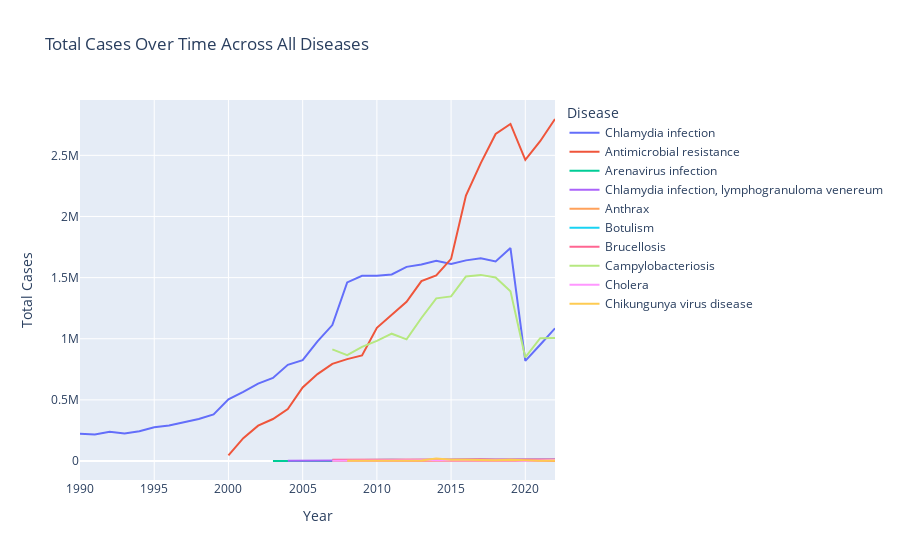
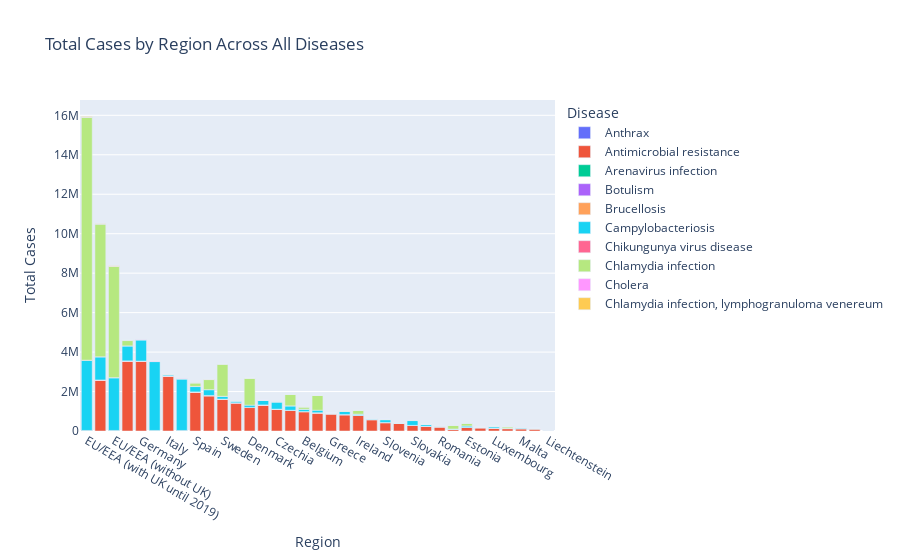

The code cell stored with these charts, in order, in its notebook:
### Code cell
import pandas as pd

# Combine all datasets into one for time series analysis
all_data_combined = pd.concat(datasets_cleaned.values())

# Aggregate data over time across all diseases
total_cases_over_time = all_data_combined.groupby(['Time', 'HealthTopic'])['NumValue'].sum().reset_index()

# Create a Plotly line plot for total cases over time across all diseases
fig_time = px.line(total_cases_over_time, x='Time', y='NumValue', color='HealthTopic', 
                   title='Total Cases Over Time Across All Diseases',
                   labels={'NumValue': 'Total Cases', 'Time': 'Year', 'HealthTopic': 'Disease'})
fig_time.show()

# Aggregate data by region across all diseases
total_cases_by_region = all_data_combined.groupby(['RegionName', 'HealthTopic'])['NumValue'].sum().reset_index()

# Create a Plotly bar plot for total cases by region across all diseases
fig_region = px.bar(total_cases_by_region, x='RegionName', y='NumValue', color='HealthTopic',
                    title='Total Cases by Region Across All Diseases',
                    labels={'NumValue': 'Total Cases', 'RegionName': 'Region', 'HealthTopic': 'Disease'},
                    category_orders={"RegionName": total_cases_by_region.sort_values(by='NumValue', ascending=False)['RegionName'].unique()})
fig_region.show()

### Figure 1 — Plotly figure (JSON) as saved in the notebook; plotly's stock layout.template omitted (floating-point values rounded to 4 significant figures)
{"data": [{"hovertemplate": "Disease=Chlamydia infection<br>Year=%{x}<br>Total Cases=%{y}<extra></extra>", "legendgroup": "Chlamydia infection", "line": {"color": "#636efa", "dash": "solid"}, "marker": {"symbol": "circle"}, "mode": "lines", "name": "Chlamydia infection", "orientation": "v", "showlegend": true, "type": "scatter", "x": [1990, 1991, 1992, 1993, 1994, 1995, 1996, 1997, 1998, 1999, 2000, 2001, 2002, 2003, 2004, 2005, 2006, 2007, 2008, 2009, 2010, 2011, 2012, 2013, 2014, 2015, 2016, 2017, 2018, 2019, 2020, 2021, 2022], "xaxis": "x", "y": [222800.0, 217400.0, 239500.0, 224900.0, 242800.0, 275600.0, 290100.0, 316100.0, 344000.0, 381400.0, 505000.0, 565600.0, 632600.0, 678900.0, 787100.0, 824900.0, 977800.0, 1112000.0, 1461000.0, 1514000.0, 1516000.0, 1526000.0, 1588000.0, 1607000.0, 1639000.0, 1611000.0, 1641000.0, 1658000.0, 1632000.0, 1741000.0, 819400.0, 951100.0, 1085000.0], "yaxis": "y"}, {"hovertemplate": "Disease=Antimicrobial resistance<br>Year=%{x}<br>Total Cases=%{y}<extra></extra>", "legendgroup": "Antimicrobial resistance", "line": {"color": "#EF553B", "dash": "solid"}, "marker": {"symbol": "circle"}, "mode": "lines", "name": "Antimicrobial resistance", "orientation": "v", "showlegend": true, "type": "scatter", "x": [2000, 2001, 2002, 2003, 2004, 2005, 2006, 2007, 2008, 2009, 2010, 2011, 2012, 2013, 2014, 2015, 2016, 2017, 2018, 2019, 2020, 2021, 2022], "xaxis": "x", "y": [46110.0, 186900.0, 289200.0, 343400.0, 424900.0, 601000.0, 711100.0, 794700.0, 833200.0, 863400.0, 1090000.0, 1192000.0, 1303000.0, 1472000.0, 1518000.0, 1653000.0, 2172000.0, 2436000.0, 2675000.0, 2757000.0, 2463000.0, 2616000.0, 2797000.0], "yaxis": "y"}, {"hovertemplate": "Disease=Arenavirus infection<br>Year=%{x}<br>Total Cases=%{y}<extra></extra>", "legendgroup": "Arenavirus infection", "line": {"color": "#00cc96", "dash": "solid"}, "marker": {"symbol": "circle"}, "mode": "lines", "name": "Arenavirus infection", "orientation": "v", "showlegend": true, "type": "scatter", "x": [2003, 2004, 2005, 2006, 2007, 2008, 2009, 2010, 2011, 2012, 2013, 2014, 2015, 2016, 2017, 2018, 2019, 2020, 2021, 2022], "xaxis": "x", "y": [0, 0, 0, 0, 0, 0, 6.008, 0, 0, 0, 0, 0, 0, 15.03, 0, 0, 10.01, 0, 0, 0], "yaxis": "y"}, {"hovertemplate": "Disease=Chlamydia infection, lymphogranuloma venereum<br>Year=%{x}<br>Total Cases=%{y}<extra></extra>", "legendgroup": "Chlamydia infection, lymphogranuloma venereum", "line": {"color": "#ab63fa", "dash": "solid"}, "marker": {"symbol": "circle"}, "mode": "lines", "name": "Chlamydia infection, lymphogranuloma venereum", "orientation": "v", "showlegend": true, "type": "scatter", "x": [2004, 2005, 2006, 2007, 2008, 2009, 2010, 2011, 2012, 2013, 2014, 2015, 2016, 2017, 2018, 2019, 2020, 2021, 2022], "xaxis": "x", "y": [1698.0, 2271.0, 2311.0, 2650.0, 3501.0, 3196.0, 5117.0, 4829.0, 4894.0, 5554.0, 7868.0, 9062.0, 11220.0, 10280.0, 11260.0, 13370.0, 8496.0, 9214.0, 11380.0], "yaxis": "y"}, {"hovertemplate": "Disease=Anthrax<br>Year=%{x}<br>Total Cases=%{y}<extra></extra>", "legendgroup": "Anthrax", "line": {"color": "#FFA15A", "dash": "solid"}, "marker": {"symbol": "circle"}, "mode": "lines", "name": "Anthrax", "orientation": "v", "showlegend": true, "type": "scatter", "x": [2007, 2008, 2009, 2010, 2011, 2012, 2013, 2014, 2015, 2016, 2017, 2018, 2019, 2020, 2021, 2022], "xaxis": "x", "y": [481.7, 208, 621.4, 535.2, 545, 818.7, 559.3, 505, 620, 630, 630, 715, 505, 515, 620, 765], "yaxis": "y"}, {"hovertemplate": "Disease=Botulism<br>Year=%{x}<br>Total Cases=%{y}<extra></extra>", "legendgroup": "Botulism", "line": {"color": "#19d3f3", "dash": "solid"}, "marker": {"symbol": "circle"}, "mode": "lines", "name": "Botulism", "orientation": "v", "showlegend": true, "type": "scatter", "x": [2007, 2008, 2009, 2010, 2011, 2012, 2013, 2014, 2015, 2016, 2017, 2018, 2019, 2020, 2021, 2022], "xaxis": "x", "y": [5595.0, 7576.0, 7864.0, 8236.0, 9837.0, 8432.0, 9976.0, 11180.0, 10370.0, 9995.0, 12410.0, 11140.0, 10560.0, 10040.0, 8809.0, 10810.0], "yaxis": "y"}, {"hovertemplate": "Disease=Brucellosis<br>Year=%{x}<br>Total Cases=%{y}<extra></extra>", "legendgroup": "Brucellosis", "line": {"color": "#FF6692", "dash": "solid"}, "marker": {"symbol": "circle"}, "mode": "lines", "name": "Brucellosis", "orientation": "v", "showlegend": true, "type": "scatter", "x": [2007, 2008, 2009, 2010, 2011, 2012, 2013, 2014, 2015, 2016, 2017, 2018, 2019, 2020, 2021, 2022], "xaxis": "x", "y": [10840.0, 11770.0, 11740.0, 12650.0, 12680.0, 12150.0, 13980.0, 12930.0, 11860.0, 14930.0, 14230.0, 13160.0, 13960.0, 10960.0, 11910.0, 12720.0], "yaxis": "y"}, {"hovertemplate": "Disease=Campylobacteriosis<br>Year=%{x}<br>Total Cases=%{y}<extra></extra>", "legendgroup": "Campylobacteriosis", "line": {"color": "#B6E880", "dash": "solid"}, "marker": {"symbol": "circle"}, "mode": "lines", "name": "Campylobacteriosis", "orientation": "v", "showlegend": true, "type": "scatter", "x": [2007, 2008, 2009, 2010, 2011, 2012, 2013, 2014, 2015, 2016, 2017, 2018, 2019, 2020, 2021, 2022], "xaxis": "x", "y": [912900.0, 866200.0, 933000.0, 982100.0, 1041000.0, 995200.0, 1170000.0, 1331000.0, 1346000.0, 1509000.0, 1522000.0, 1501000.0, 1389000.0, 846800.0, 1004000.0, 1007000.0], "yaxis": "y"}, {"hovertemplate": "Disease=Cholera<br>Year=%{x}<br>Total Cases=%{y}<extra></extra>", "legendgroup": "Cholera", "line": {"color": "#FF97FF", "dash": "solid"}, "marker": {"symbol": "circle"}, "mode": "lines", "name": "Cholera", "orientation": "v", "showlegend": true, "type": "scatter", "x": [2007, 2008, 2009, 2010, 2011, 2012, 2013, 2014, 2015, 2016, 2017, 2018, 2019, 2020, 2021, 2022], "xaxis": "x", "y": [2886.0, 4140.0, 4706.0, 4431.0, 6673.0, 4601.0, 6037.0, 4749.0, 6065.0, 6064.0, 6177.0, 5380.0, 6472.0, 0, 2412.0, 7961.0], "yaxis": "y"}, {"hovertemplate": "Disease=Chikungunya virus disease<br>Year=%{x}<br>Total Cases=%{y}<extra></extra>", "legendgroup": "Chikungunya virus disease", "line": {"color": "#FECB52", "dash": "solid"}, "marker": {"symbol": "circle"}, "mode": "lines", "name": "Chikungunya virus disease", "orientation": "v", "showlegend": true, "type": "scatter", "x": [2008, 2009, 2010, 2011, 2012, 2013, 2014, 2015, 2016, 2017, 2018, 2019, 2020, 2021, 2022], "xaxis": "x", "y": [2915.0, 4258.0, 4567.0, 3486.0, 3286.0, 4038.0, 20210.0, 10330.0, 9486.0, 7437.0, 6745.0, 10150.0, 3658.0, 2710.0, 4880.0], "yaxis": "y"}], "layout": {"legend": {"title": {"text": "Disease"}, "tracegroupgap": 0}, "title": {"text": "Total Cases Over Time Across All Diseases"}, "xaxis": {"anchor": "y", "domain": [0, 1], "title": {"text": "Year"}}, "yaxis": {"anchor": "x", "domain": [0, 1], "title": {"text": "Total Cases"}}}}

### Figure 2 — Plotly figure (JSON) as saved in the notebook; plotly's stock layout.template omitted (floating-point values rounded to 4 significant figures)
{"data": [{"alignmentgroup": "True", "hovertemplate": "Disease=Anthrax<br>Region=%{x}<br>Total Cases=%{y}<extra></extra>", "legendgroup": "Anthrax", "marker": {"color": "#636efa", "pattern": {"shape": ""}}, "name": "Anthrax", "offsetgroup": "Anthrax", "orientation": "v", "showlegend": true, "textposition": "auto", "type": "bar", "x": ["Austria", "Belgium", "Bulgaria", "Croatia", "Cyprus", "Czechia", "Denmark", "EU (with UK until 2019)", "EU (without UK)", "EU/EEA (with UK until 2019)", "EU/EEA (without UK)", "Estonia", "Finland", "France", "Germany", "Greece", "Hungary", "Iceland", "Ireland", "Italy", "Latvia", "Liechtenstein", "Lithuania", "Luxembourg", "Malta", "Netherlands", "Norway", "Poland", "Portugal", "Romania", "Slovakia", "Slovenia", "Spain", "Sweden", "United Kingdom"], "xaxis": "x", "y": [0, 0, 314, 109, 0, 0, 102, 1550.0, 1329.0, 1550.0, 1329.0, 0, 0, 101, 306, 203, 101, 0, 0, 103, 0, 0, 0, 0, 0, 101, 0, 0, 101, 820, 0, 0, 609, 0, 547], "yaxis": "y"}, {"alignmentgroup": "True", "hovertemplate": "Disease=Antimicrobial resistance<br>Region=%{x}<br>Total Cases=%{y}<extra></extra>", "legendgroup": "Antimicrobial resistance", "marker": {"color": "#EF553B", "pattern": {"shape": ""}}, "name": "Antimicrobial resistance", "offsetgroup": "Antimicrobial resistance", "orientation": "v", "showlegend": true, "textposition": "auto", "type": "bar", "x": ["Austria", "Belgium", "Bulgaria", "Croatia", "Cyprus", "Czechia", "Denmark", "Estonia", "Finland", "France", "Germany", "Greece", "Hungary", "Iceland", "Ireland", "Italy", "Latvia", "Liechtenstein", "Lithuania", "Luxembourg", "Malta", "Netherlands", "Norway", "Poland", "Portugal", "Romania", "Slovakia", "Slovenia", "Spain", "Sweden", "United Kingdom"], "xaxis": "x", "y": [1304000.0, 981800.0, 166300.0, 384800.0, 109200.0, 1102000.0, 1189000.0, 177300.0, 1049000.0, 3539000.0, 3531000.0, 866000.0, 824100.0, 81250.0, 786700.0, 2779000.0, 123200.0, 759, 237000.0, 145500.0, 118300.0, 1787000.0, 911500.0, 572100.0, 1414000.0, 202900.0, 279700.0, 423600.0, 1964000.0, 1608000.0, 2578000.0], "yaxis": "y"}, {"alignmentgroup": "True", "hovertemplate": "Disease=Arenavirus infection<br>Region=%{x}<br>Total Cases=%{y}<extra></extra>", "legendgroup": "Arenavirus infection", "marker": {"color": "#00cc96", "pattern": {"shape": ""}}, "name": "Arenavirus infection", "offsetgroup": "Arenavirus infection", "orientation": "v", "showlegend": true, "textposition": "auto", "type": "bar", "x": ["Austria", "Belgium", "Bulgaria", "Croatia", "Cyprus", "Czechia", "EU (with UK until 2019)", "EU (without UK)", "EU/EEA (with UK until 2019)", "EU/EEA (without UK)", "Estonia", "Finland", "France", "Germany", "Greece", "Hungary", "Iceland", "Ireland", "Italy", "Latvia", "Lithuania", "Luxembourg", "Malta", "Netherlands", "Norway", "Poland", "Romania", "Slovakia", "Slovenia", "Spain", "Sweden", "United Kingdom"], "xaxis": "x", "y": [0, 0, 0, 0, 0, 0, 7.002, 5.002, 7.002, 5.002, 0, 0, 0, 2.004, 0, 0, 0, 0, 0, 0, 0, 0, 0, 2.012, 0, 0, 0, 0, 0, 0, 1.019, 2.006], "yaxis": "y"}, {"alignmentgroup": "True", "hovertemplate": "Disease=Botulism<br>Region=%{x}<br>Total Cases=%{y}<extra></extra>", "legendgroup": "Botulism", "marker": {"color": "#ab63fa", "pattern": {"shape": ""}}, "name": "Botulism", "offsetgroup": "Botulism", "orientation": "v", "showlegend": true, "textposition": "auto", "type": "bar", "x": ["Austria", "Belgium", "Bulgaria", "Croatia", "Cyprus", "Czechia", "Denmark", "EU (with UK until 2019)", "EU (without UK)", "EU/EEA (with UK until 2019)", "EU/EEA (without UK)", "Estonia", "Finland", "France", "Germany", "Greece", "Hungary", "Iceland", "Ireland", "Italy", "Latvia", "Liechtenstein", "Lithuania", "Luxembourg", "Malta", "Netherlands", "Norway", "Poland", "Portugal", "Romania", "Slovakia", "Slovenia", "Spain", "Sweden", "United Kingdom"], "xaxis": "x", "y": [7598.0, 1243.0, 412.2, 1009.0, 0, 2111.0, 4254.0, 10800.0, 10700.0, 10880.0, 10780.0, 0, 503.1, 8387.0, 5820.0, 2061.0, 8200.0, 602.8, 1790.0, 4307.0, 201.1, 0, 6899.0, 301.4, 403.1, 2660.0, 5845.0, 11160.0, 7460.0, 9823.0, 0, 2061.0, 8348.0, 2263.0, 3950.0], "yaxis": "y"}, {"alignmentgroup": "True", "hovertemplate": "Disease=Brucellosis<br>Region=%{x}<br>Total Cases=%{y}<extra></extra>", "legendgroup": "Brucellosis", "marker": {"color": "#FFA15A", "pattern": {"shape": ""}}, "name": "Brucellosis", "offsetgroup": "Brucellosis", "orientation": "v", "showlegend": true, "textposition": "auto", "type": "bar", "x": ["Austria", "Belgium", "Bulgaria", "Croatia", "Cyprus", "Czechia", "EU (with UK until 2019)", "EU (without UK)", "EU/EEA (with UK until 2019)", "EU/EEA (without UK)", "Estonia", "Finland", "France", "Germany", "Greece", "Hungary", "Iceland", "Ireland", "Italy", "Latvia", "Liechtenstein", "Lithuania", "Luxembourg", "Malta", "Netherlands", "Norway", "Poland", "Portugal", "Romania", "Slovakia", "Slovenia", "Spain", "Sweden", "United Kingdom"], "xaxis": "x", "y": [10250.0, 2327.0, 1271.0, 2249.0, 802.2, 4169.0, 15550.0, 15390.0, 15650.0, 15490.0, 1304.0, 1656.0, 8180.0, 8433.0, 10210.0, 501.0, 0, 3858.0, 5404.0, 1403.0, 0, 804.2, 2411.0, 802.5, 11210.0, 9508.0, 6340.0, 9374.0, 6299.0, 6259.0, 6828.0, 7294.0, 7202.0, 4035.0], "yaxis": "y"}, {"alignmentgroup": "True", "hovertemplate": "Disease=Campylobacteriosis<br>Region=%{x}<br>Total Cases=%{y}<extra></extra>", "legendgroup": "Campylobacteriosis", "marker": {"color": "#19d3f3", "pattern": {"shape": ""}}, "name": "Campylobacteriosis", "offsetgroup": "Campylobacteriosis", "orientation": "v", "showlegend": true, "textposition": "auto", "type": "bar", "x": ["Austria", "Belgium", "Bulgaria", "Croatia", "Cyprus", "Czechia", "Denmark", "EU (with UK until 2019)", "EU (without UK)", "EU/EEA (with UK until 2019)", "EU/EEA (without UK)", "Estonia", "Finland", "France", "Germany", "Greece", "Hungary", "Iceland", "Ireland", "Italy", "Latvia", "Liechtenstein", "Lithuania", "Luxembourg", "Malta", "Netherlands", "Norway", "Poland", "Portugal", "Romania", "Slovakia", "Slovenia", "Spain", "Sweden", "United Kingdom"], "xaxis": "x", "y": [223600.0, 117000.0, 6301.0, 16720.0, 21100.0, 367200.0, 115500.0, 3490000.0, 2607000.0, 3550000.0, 2667000.0, 78520.0, 223200.0, 753300.0, 1072000.0, 6345.0, 155800.0, 20760.0, 60960.0, 56680.0, 10390.0, 1600.0, 85400.0, 72300.0, 41160.0, 295700.0, 126200.0, 31580.0, 87760.0, 24810.0, 243600.0, 143900.0, 273000.0, 139300.0, 1171000.0], "yaxis": "y"}, {"alignmentgroup": "True", "hovertemplate": "Disease=Chikungunya virus disease<br>Region=%{x}<br>Total Cases=%{y}<extra></extra>", "legendgroup": "Chikungunya virus disease", "marker": {"color": "#FF6692", "pattern": {"shape": ""}}, "name": "Chikungunya virus disease", "offsetgroup": "Chikungunya virus disease", "orientation": "v", "showlegend": true, "textposition": "auto", "type": "bar", "x": ["Austria", "Belgium", "Croatia", "Czechia", "EU (with UK until 2019)", "EU (without UK)", "EU/EEA (with UK until 2019)", "EU/EEA (without UK)", "Estonia", "Finland", "France", "Germany", "Greece", "Hungary", "Iceland", "Ireland", "Italy", "Latvia", "Liechtenstein", "Lithuania", "Luxembourg", "Malta", "Netherlands", "Poland", "Portugal", "Romania", "Slovakia", "Slovenia", "Spain", "Sweden", "United Kingdom"], "xaxis": "x", "y": [2495.0, 2710.0, 0, 1869.0, 13270.0, 11160.0, 13270.0, 11160.0, 0, 1997.0, 6568.0, 5841.0, 1212.0, 2132.0, 0, 1208.0, 4431.0, 304.2, 0, 0, 302.3, 604.8, 865, 608.0, 608.1, 304.0, 0, 304.2, 5715.0, 3609.0, 5623.0], "yaxis": "y"}, {"alignmentgroup": "True", "hovertemplate": "Disease=Chlamydia infection<br>Region=%{x}<br>Total Cases=%{y}<extra></extra>", "legendgroup": "Chlamydia infection", "marker": {"color": "#B6E880", "pattern": {"shape": ""}}, "name": "Chlamydia infection", "offsetgroup": "Chlamydia infection", "orientation": "v", "showlegend": true, "textposition": "auto", "type": "bar", "x": ["Austria", "Belgium", "Bulgaria", "Croatia", "Cyprus", "Denmark", "EU/EEA (with UK until 2019)", "EU/EEA (without UK)", "Estonia", "Finland", "France", "Greece", "Hungary", "Iceland", "Ireland", "Italy", "Latvia", "Liechtenstein", "Lithuania", "Luxembourg", "Malta", "Netherlands", "Norway", "Poland", "Portugal", "Romania", "Slovakia", "Slovenia", "Spain", "Sweden", "United Kingdom"], "xaxis": "x", "y": [5637.0, 112800.0, 5427.0, 5624.0, 3390.0, 1364000.0, 12310000.0, 5633000.0, 135000.0, 574500.0, 268600.0, 8085.0, 29690.0, 186800.0, 184500.0, 22700.0, 80240.0, 2664.0, 13000.0, 11600.0, 14360.0, 509400.0, 748100.0, 9054.0, 13630.0, 8794.0, 20110.0, 13710.0, 178400.0, 1631000.0, 6725000.0], "yaxis": "y"}, {"alignmentgroup": "True", "hovertemplate": "Disease=Cholera<br>Region=%{x}<br>Total Cases=%{y}<extra></extra>", "legendgroup": "Cholera", "marker": {"color": "#FF97FF", "pattern": {"shape": ""}}, "name": "Cholera", "offsetgroup": "Cholera", "orientation": "v", "showlegend": true, "textposition": "auto", "type": "bar", "x": ["Austria", "Belgium", "Bulgaria", "Croatia", "Cyprus", "Czechia", "Denmark", "EU (with UK until 2019)", "EU (without UK)", "EU/EEA (with UK until 2019)", "EU/EEA (without UK)", "Estonia", "Finland", "France", "Germany", "Greece", "Hungary", "Iceland", "Ireland", "Italy", "Latvia", "Liechtenstein", "Lithuania", "Luxembourg", "Malta", "Netherlands", "Norway", "Poland", "Portugal", "Romania", "Slovakia", "Slovenia", "Spain", "Sweden", "United Kingdom"], "xaxis": "x", "y": [2606.0, 903.0, 0, 0, 0, 802.0, 2007.0, 8256.0, 8864.0, 9110.0, 9717.0, 0, 501.0, 6955.0, 5710.0, 802.0, 0, 0, 0, 903.0, 0, 0, 0, 0, 0, 1561.0, 3049.0, 802.0, 0, 802.0, 0, 301.1, 3982.0, 4114.0, 7006.0], "yaxis": "y"}, {"alignmentgroup": "True", "hovertemplate": "Disease=Chlamydia infection, lymphogranuloma venereum<br>Region=%{x}<br>Total Cases=%{y}<extra></extra>", "legendgroup": "Chlamydia infection, lymphogranuloma venereum", "marker": {"color": "#FECB52", "pattern": {"shape": ""}}, "name": "Chlamydia infection, lymphogranuloma venereum", "offsetgroup": "Chlamydia infection, lymphogranuloma venereum", "orientation": "v", "showlegend": true, "textposition": "auto", "type": "bar", "x": ["Belgium", "Croatia", "Cyprus", "Czechia", "Denmark", "EU/EEA (with UK until 2019)", "EU/EEA (without UK)", "Estonia", "Finland", "France", "Greece", "Hungary", "Iceland", "Ireland", "Italy", "Latvia", "Liechtenstein", "Lithuania", "Luxembourg", "Malta", "Netherlands", "Norway", "Poland", "Portugal", "Slovenia", "Spain", "Sweden", "United Kingdom"], "xaxis": "x", "y": [4918.0, 202, 0, 5435.0, 4512.0, 27990.0, 21060.0, 0, 3640.0, 9080.0, 0, 3259.0, 661.3, 4097.0, 5537.0, 0, 0, 0, 0, 910, 10670.0, 2585.0, 252, 3634.0, 2645.0, 5042.0, 390, 11650.0], "yaxis": "y"}], "layout": {"barmode": "relative", "legend": {"title": {"text": "Disease"}, "tracegroupgap": 0}, "title": {"text": "Total Cases by Region Across All Diseases"}, "xaxis": {"anchor": "y", "categoryarray": ["EU/EEA (with UK until 2019)", "United Kingdom", "EU/EEA (without UK)", "France", "Germany", "EU (with UK until 2019)", "Italy", "EU (without UK)", "Spain", "Netherlands", "Sweden", "Portugal", "Denmark", "Austria", "Czechia", "Finland", "Belgium", "Norway", "Greece", "Hungary", "Ireland", "Poland", "Slovenia", "Croatia", "Slovakia", "Lithuania", "Romania", "Iceland", "Estonia", "Bulgaria", "Luxembourg", "Latvia", "Malta", "Cyprus", "Liechtenstein"], "categoryorder": "array", "domain": [0, 1], "title": {"text": "Region"}}, "yaxis": {"anchor": "x", "domain": [0, 1], "title": {"text": "Total Cases"}}}}
